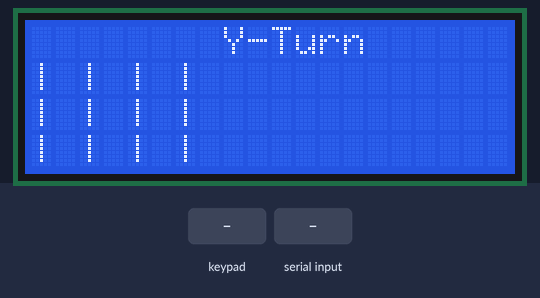
This sketch was run on a simulated Arduino Mega 2560, built with avr-gcc and run on an emulated ATmega2560. Shown: 20×4 character LCD. The inputs (shaded band) are chosen by the test bench. What the sketch prints to the serial monitor is not drawn.

Above: at 1.2 s.
1.3 s: key '7' pressed
At 2.5 s:
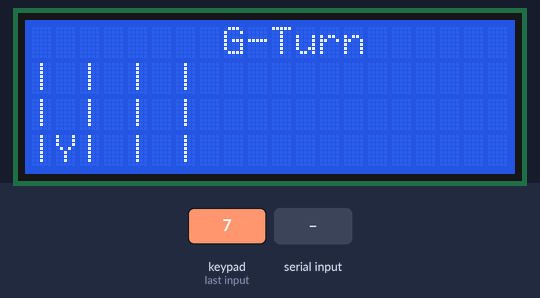
2.8 s: "90 45\n" received over Serial
At 4.0 s:
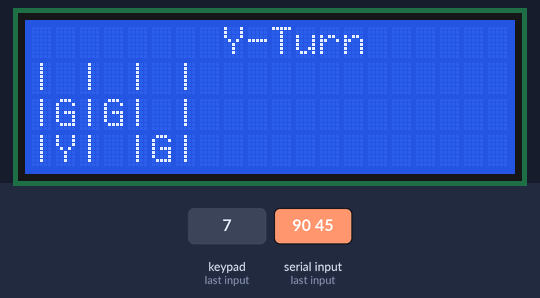
4.3 s: keypad keys 2 2 2 3 2 4 2 5 pressed 0.4 s apart
At 4.9 s:
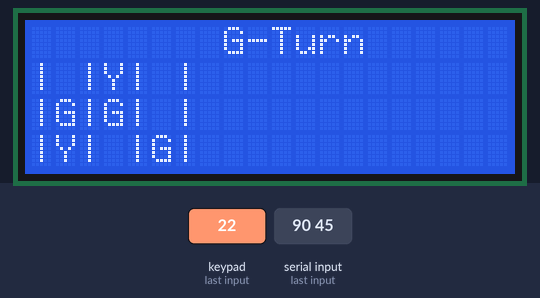
9.0 s: "30 150\n" received over Serial
At 9.4 s:
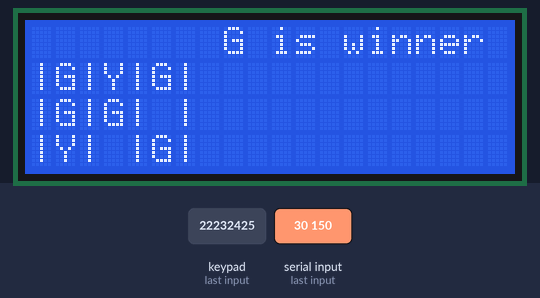
10.5 s: "200\n" received over Serial
At 10.9 s:
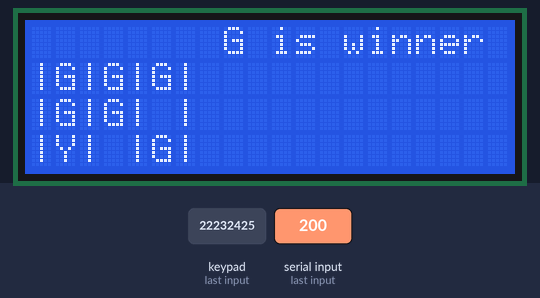
12.0 s: "O90\n" received over Serial
At 13.2 s:
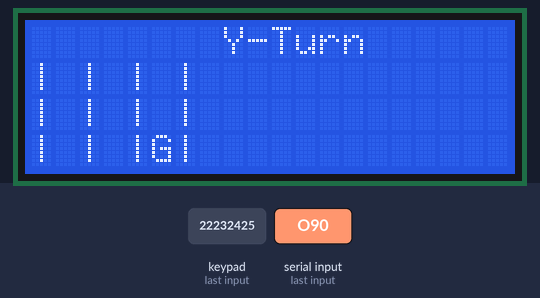
Timing chart, 0 to 14.5 s (numbered marks = the images above; inputs shaded):
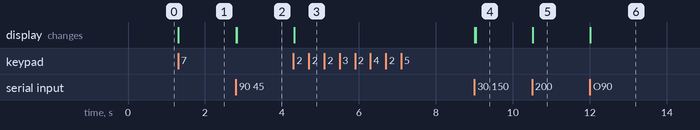

The sketch:

YAZDAN.ino
```cpp
#include <LiquidCrystal.h>
#include <Keypad.h>

#define RS 13
#define  E 12
#define D4 11
#define D5 10
#define D6 9
#define D7 8

const byte ROWS = 4;
const byte COLS = 4;
char keys[ROWS][COLS] = {
  {'7','8','9', 'S'},
  {'4','5','6', 'D'},
  {'1','2','3', '-'},
  {'O','0','=', '+'}
};
byte rowPins[ROWS] = {22, 23, 24, 25};
byte colPins[COLS] = {26, 27, 28, 29};

Keypad keypad = Keypad(makeKeymap(keys), rowPins, colPins, ROWS, COLS);
LiquidCrystal lcd( RS, E, D4, D5, D6, D7 );

char MAP[3][3] = {{' ', ' ', ' '}, {' ', ' ', ' '}, {' ', ' ', ' '}};
char TURN[2] = {'Y', 'G'};
int turn = 0;
int isDone = 0;
int restart = 0;

void setup() {
  // put your setup code here, to run once:
  lcd.begin(20, 4);
  lcd.clear();
  Serial.begin(9600);
  printMap('Y');
}

void loop() {
  // put your main code here, to run repeatedly:

  char c = keypad.getKey();
  if(c){
    if (isDone){
      if(c == 'O'){
        resetMap();
        printMap('Y');
        isDone = 0;
        turn = 0;
        Serial.print('O');
      }
    } else if (isDone == 0 && (c >= '1' && c <= '9')  && turn == 0){
      if(checkEmpty(c - '0')){
        Do(0, c-'0');
        Serial.print(c);
        printMap('G');
        int win = checkWinner();
        if ((win != -1 && len() < 9) || (win == -1 && len() == 9)){
          printResult(win);
          turn = 0;
          isDone = 1;
        } else {
          turn = 1 - turn;
        }
      }
    }
  }


  if (Serial.available() > 0){
    char cc = Serial.read();
    if(cc == 'O'){
      resetMap();
      printMap('Y');
      isDone = 0;
      turn = 0;
    }
    else if(cc >= '1' && cc <= '9'){
      Do(1, cc-'0');
      printMap('Y');
      int win = checkWinner();
      if ((win != -1 && len() < 9) || (win == -1 && len() == 9)){
        printResult(win);
        turn = 0;
        isDone = 1;
      } else {
        turn = 1 - turn;
      }
    }
  }
}

void printTurn(char turn){
  lcd.setCursor(8,0);
  lcd.print(String(turn));
  lcd.print("-Turn");
}

void printMap(char turn) {
  lcd.clear();
  printTurn(turn);
  for (int i = 0; i < 3; i++) {
    lcd.setCursor(0, i + 1);
    lcd.print("|");
    lcd.print((String)MAP[i][0]);
    lcd.print("|");
    lcd.print((String)MAP[i][1]);
    lcd.print("|");
    lcd.print((String)MAP[i][2]);
    lcd.print("|");
  }
}

void resetMap(){
  for (int i = 0; i < 3; i++){
    for (int j = 0; j < 3; j++){
      MAP[i][j] = ' ';
    }
  }
}

int X(int i){
  return (i - 1) / 3;
}

int Y(int i){
  return (i - 1) % 3;
}

int checkEmpty(int i){
  if (MAP[X(i)][Y(i)] != ' '){
    return 0;
  }
  return 1;
}

void Do(int turn, int i){
  MAP[X(i)][Y(i)] = TURN[turn];
}

int checkWinner(){
   if(MAP[0][0] == MAP[0][1] && MAP[0][0] == MAP[0][2] and MAP[0][0] != ' '){
    return whoIsWinner(MAP[0][0]);
   }
   if(MAP[1][0] == MAP[1][1] && MAP[1][0] == MAP[1][2] and MAP[1][0] != ' '){
    return whoIsWinner(MAP[1][0]);
   }
   if(MAP[2][0] == MAP[2][1] && MAP[2][0] == MAP[2][2] and MAP[2][0] != ' '){
    return whoIsWinner(MAP[2][0]);
   }
   if(MAP[0][0] == MAP[1][0] && MAP[0][0] == MAP[2][0] and MAP[0][0] != ' '){
    return whoIsWinner(MAP[0][0]);
   }
   if(MAP[0][1] == MAP[1][1] && MAP[0][1] == MAP[2][1] and MAP[0][1] != ' '){
    return whoIsWinner(MAP[0][1]);
   }
   if(MAP[0][2] == MAP[1][2] && MAP[0][2] == MAP[2][2] and MAP[0][2] != ' '){
    return whoIsWinner(MAP[0][2]);
   }
   if(MAP[0][0] == MAP[1][1] && MAP[0][0] == MAP[2][2] and MAP[0][0] != ' '){
    return whoIsWinner(MAP[0][0]);
   }
   if(MAP[0][2] == MAP[1][1] && MAP[0][2] == MAP[2][0] and MAP[0][2] != ' '){
    return whoIsWinner(MAP[0][2]);
   }
   return -1;
}

int whoIsWinner(char winner){
  if(winner == TURN[1]){
    return 1;
  }
  if (winner == TURN[0]){
    return 0;
  }
  return -1;
}

void printResult(int winner){
  lcd.clear();
  lcd.setCursor(8, 0);
  if (winner == -1){
    lcd.print("Draw");
  }
  else {
    lcd.print(TURN[winner]);
    lcd.print(" is winner");
  }
  for (int i = 0; i < 3; i++) {
    lcd.setCursor(0, i + 1);
    lcd.print("|");
    lcd.print((String)MAP[i][0]);
    lcd.print("|");
    lcd.print((String)MAP[i][1]);
    lcd.print("|");
    lcd.print((String)MAP[i][2]);
    lcd.print("|");
  }
}

int len(){
  int x = 0;
  for (int i = 0; i < 3; i++){
    for (int j = 0; j < 3; j++){
      if(MAP[i][j] == ' '){
        x = x + 1;
      }
    }
  }
  return 9 - x;
}
```

Measured:
- after the input at 1.3 s, the display: changes at once (image 1)
- after the input at 2.8 s, the display: first changes at once (image 2 shows a later state)
- after the input at 4.3 s, the display: changes at once (image 3)
- after the input at 9.0 s, the display: first changes at once (image 4 shows a later state)
- after the input at 10.5 s, the display: changes at once (image 5)
- after the input at 12.0 s, the display: first changes at once (image 6 shows a later state)
